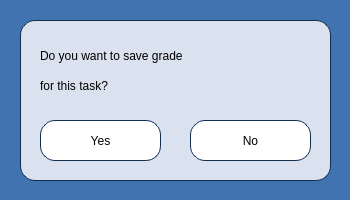
<?xml version="1.0" encoding="UTF-8"?>
<ui version="4.0">
 <class>AddGradeDialog</class>
 <widget class="QWidget" name="AddGradeDialog">
  <property name="geometry">
   <rect>
    <x>0</x>
    <y>0</y>
    <width>350</width>
    <height>200</height>
   </rect>
  </property>
  <property name="windowTitle">
   <string>Form</string>
  </property>
  <property name="styleSheet">
   <string notr="true">background-color:rgb(64, 115, 175);</string>
  </property>
  <widget class="QLabel" name="label_WhatToDo_1">
   <property name="geometry">
    <rect>
     <x>40</x>
     <y>40</y>
     <width>271</width>
     <height>31</height>
    </rect>
   </property>
   <property name="styleSheet">
    <string notr="true">font: 14pt &quot;Gentium Book Basic&quot;;
color:black;
background-color:rgb(219, 226, 239);</string>
   </property>
   <property name="text">
    <string>Do you want to save grade </string>
   </property>
  </widget>
  <widget class="QWidget" name="widget_SaveGrade" native="true">
   <property name="geometry">
    <rect>
     <x>20</x>
     <y>20</y>
     <width>311</width>
     <height>161</height>
    </rect>
   </property>
   <property name="styleSheet">
    <string notr="true">background-color:rgb(219, 226, 239);
border-radius:15px;
border-style: solid;
border-width: 1px;
border-color: rgb(18, 46, 79);</string>
   </property>
   <widget class="QPushButton" name="pushButton_Yes">
    <property name="geometry">
     <rect>
      <x>20</x>
      <y>100</y>
      <width>121</width>
      <height>41</height>
     </rect>
    </property>
    <property name="styleSheet">
     <string notr="true">font: 14pt &quot;Gentium Book Basic&quot;;
color: black;
background: rgb(255, 255, 255);
border-radius: 15px;
border-style: solid;
border-width: 1px;
border-color:rgb(18, 46, 79);</string>
    </property>
    <property name="text">
     <string>Yes</string>
    </property>
   </widget>
   <widget class="QPushButton" name="pushButton_No">
    <property name="geometry">
     <rect>
      <x>170</x>
      <y>100</y>
      <width>121</width>
      <height>41</height>
     </rect>
    </property>
    <property name="styleSheet">
     <string notr="true">font: 14pt &quot;Gentium Book Basic&quot;;
color: black;
background: rgb(255, 255, 255);
border-radius: 15px;
border-style: solid;
border-width: 1px;
border-color:rgb(18, 46, 79);</string>
    </property>
    <property name="text">
     <string>No</string>
    </property>
   </widget>
  </widget>
  <widget class="QLabel" name="label_WhatToDo_2">
   <property name="geometry">
    <rect>
     <x>40</x>
     <y>70</y>
     <width>141</width>
     <height>31</height>
    </rect>
   </property>
   <property name="styleSheet">
    <string notr="true">font: 14pt &quot;Gentium Book Basic&quot;;
color:black;
background-color:rgb(219, 226, 239);</string>
   </property>
   <property name="text">
    <string>for this task?</string>
   </property>
  </widget>
  <zorder>widget_SaveGrade</zorder>
  <zorder>label_WhatToDo_1</zorder>
  <zorder>label_WhatToDo_2</zorder>
 </widget>
 <resources/>
 <connections/>
</ui>
